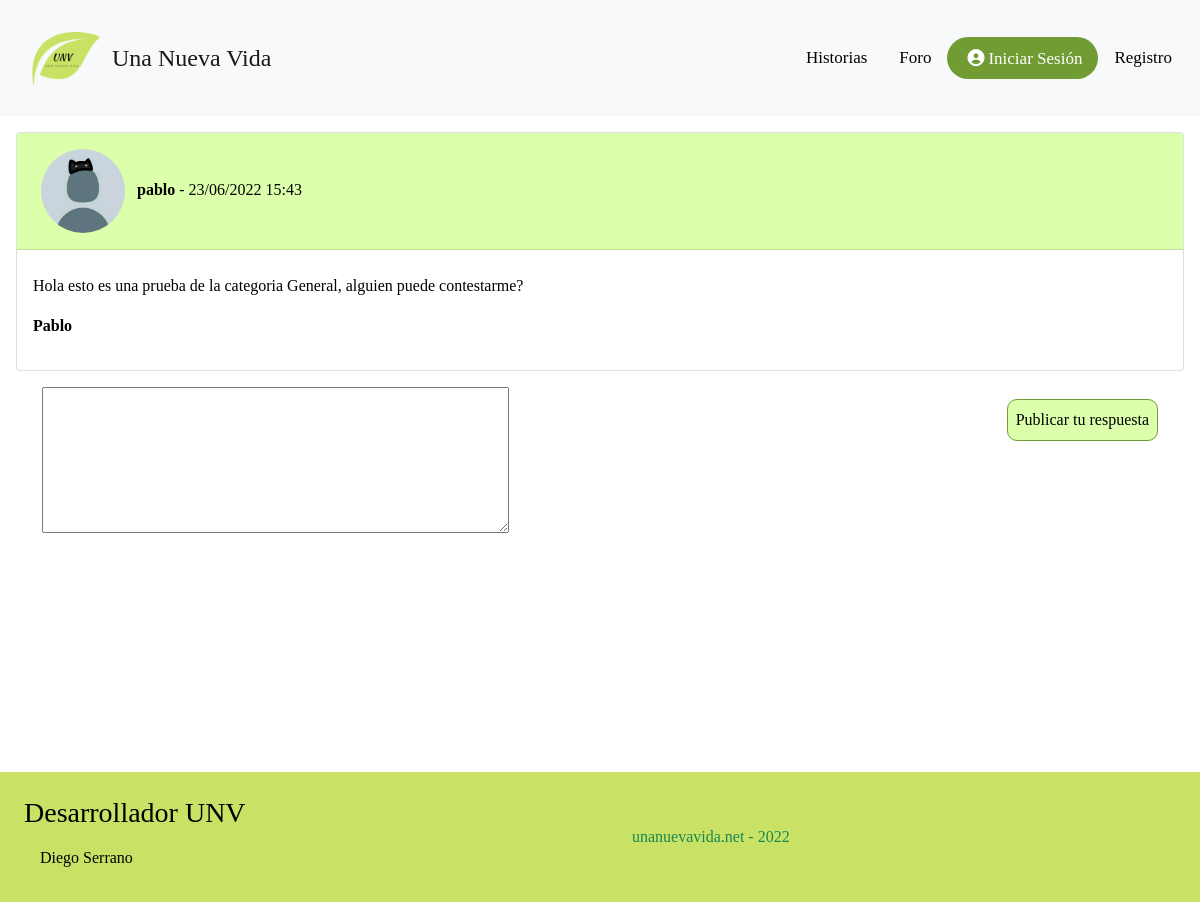
The app's page /web/index.php?ctl=verTemaForo&id=1 with its own data.
### tables this page shows
CREATE TABLE `respuestas_foro` (
  `id_respuesta` int(8) NOT NULL,
  `contenido_respuesta` text NOT NULL,
  `fecha_respuesta` timestamp NULL DEFAULT current_timestamp(),
  `tema_respuesta` int(8) NOT NULL,
  `by_respuesta` int(8) NOT NULL
);

CREATE TABLE `usuarios` (
  `id_usuario` int(11) NOT NULL,
  `usuario` varchar(10) NOT NULL,
  `password` varchar(200) NOT NULL,
  `nombre` varchar(20) NOT NULL,
  `apellidos` varchar(40) DEFAULT NULL,
  `email` varchar(40) NOT NULL,
  `telefono` varchar(12) DEFAULT NULL,
  `fecha_nac` date DEFAULT NULL,
  `descripcion` text DEFAULT NULL,
  `foto_perfil` varchar(100) NOT NULL,
  `fecha_creacion` datetime NOT NULL DEFAULT current_timestamp(),
  `rol` int(11) NOT NULL,
  `activo` int(11) NOT NULL,
  `google` tinyint(4) NOT NULL
);

### app/modelos/Model.php (called while the page is built, shortened)
<?php
class Model extends PDO {
    public function __construct()
    {
            $this->conexion = new PDO('mysql:host=' . Config::$mvc_bd_hostname . ';dbname=' . Config::$mvc_bd_nombre . '', Config::$mvc_bd_usuario, Config::$mvc_bd_clave);
    }
}
?>

### app/modelos/classForo.php (called while the page is built, shortened)
<?php
class Foro extends Model {
    public function getRespuesta($id_respuesta) {
        $consulta = "SELECT * FROM respuestas_foro, usuarios WHERE by_respuesta=id_usuario AND tema_respuesta=:tema_respuesta";
        $result = $this->conexion->prepare($consulta);
        $result->bindParam(':tema_respuesta', $id_respuesta);
        if ($result->execute()) {
            $resultado = $result->fetchAll();
            return $resultado;
        } else {
            false;
        }
    }
}
?>

### app/controladores/cForo.php (called while the page is built, shortened)
<?php
class cForo {
    public function verTemaForo() {
        try {
            $id_tema = recoge('id');
            $foro = new Foro();
            $respuestas = $foro->getRespuesta($id_tema);
        } catch (Exception $e) {
            error_log($e->getMessage() . microtime() . PHP_EOL, 3, "logExceptio.txt");
            header('Location: index.php?ctl=error');
        } catch (Error $e) {
            error_log($e->getMessage() . microtime() . PHP_EOL, 3, "logError.txt");
            header('Location: index.php?ctl=error');
        }
        require __DIR__ . './../vistas/vVerTemaForo.php';
    }
}
?>

### app/vistas/vVerTemaForo.php (the view, shortened to what this page needs)
<?php foreach ($respuestas as $respuesta) { ?>
	<?php
	$fechaOriginal = $respuesta['fecha_respuesta'];
	$newDate = date("d/m/Y H:i", strtotime($fechaOriginal));
	?>
      <div class="card m-3">
	      <div class="card-header" style="background: #dcffab;">
		  	<img class="rounded-circle p-2 imgForo" src="<?php echo $respuesta['foto_perfil'] ?>" title="<?php echo $respuesta['usuario'] ?>'s profile pic" alt="Picture">
		  	<b><?php echo $respuesta['usuario']; ?></b><?php echo " - ".$newDate ?>
	      </div>
	      <div class="card-body">
		      <?php echo $respuesta['contenido_respuesta'];?>
	      </div>
      </div>
<?php } ?>
<div class="col-md-12 justify-content-center mb-4">
	<div class="container">
	<form action="index.php?ctl=enviarRespuesta" method="POST">
	<textarea name="respuesta" rows="6" cols="50" id="publicarRespuesta"></textarea>
		<input class="botonRespuesta" type="submit" value="Publicar tu respuesta" name="enviarRespuesta">
	</form>
</div>
</div>
<?php include __DIR__ . '/layout.php' ?>

### web/css/style.css (style rules this page uses)
* { -webkit-box-sizing: border-box; box-sizing: border-box; margin: 0; padding: 0; font-family: 'Press Start 2P', cursive; }
.botonRespuesta { margin-top: 12px; margin-bottom: 12px; float: right; padding: 8px; border-radius: 10px; border: 1px solid #719C34; background-color: #dcffab; }
.imgForo { width: 100px; height: 100px; overflow: hidden; object-fit: cover; }

### records on screen
respuestas_foro: by_respuesta.foto_perfil (placeholder picture), by_respuesta.usuario "pablo", fecha_respuesta "23/06/2022 15:43", contenido_respuesta "Hola esto es una prueba de la categoria General, alguien puede contestarme? Pablo"
